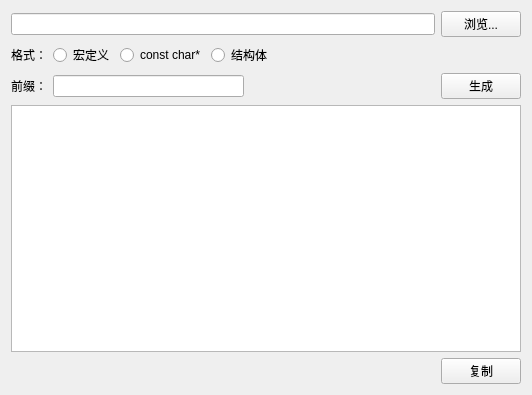
<?xml version="1.0" encoding="UTF-8"?>
<ui version="4.0">
 <class>Widget</class>
 <widget class="QWidget" name="Widget">
  <property name="geometry">
   <rect>
    <x>0</x>
    <y>0</y>
    <width>532</width>
    <height>395</height>
   </rect>
  </property>
  <property name="windowTitle">
   <string>Widget</string>
  </property>
  <layout class="QVBoxLayout" name="verticalLayout">
   <item>
    <layout class="QHBoxLayout" name="horizontalLayout">
     <item>
      <widget class="QLineEdit" name="pathEdit"/>
     </item>
     <item>
      <widget class="QPushButton" name="browseBtn">
       <property name="text">
        <string>浏览...</string>
       </property>
      </widget>
     </item>
    </layout>
   </item>
   <item>
    <layout class="QHBoxLayout" name="horizontalLayout_3">
     <item>
      <widget class="QLabel" name="label_2">
       <property name="text">
        <string>格式：</string>
       </property>
      </widget>
     </item>
     <item>
      <widget class="QRadioButton" name="defineRadioBtn">
       <property name="text">
        <string>宏定义</string>
       </property>
      </widget>
     </item>
     <item>
      <widget class="QRadioButton" name="qstringRadioBtn">
       <property name="text">
        <string>const char*</string>
       </property>
      </widget>
     </item>
     <item>
      <widget class="QRadioButton" name="structRadioBtn">
       <property name="text">
        <string>结构体</string>
       </property>
      </widget>
     </item>
     <item>
      <spacer name="horizontalSpacer_2">
       <property name="orientation">
        <enum>Qt::Horizontal</enum>
       </property>
       <property name="sizeHint" stdset="0">
        <size>
         <width>40</width>
         <height>20</height>
        </size>
       </property>
      </spacer>
     </item>
    </layout>
   </item>
   <item>
    <layout class="QHBoxLayout" name="horizontalLayout_2">
     <item>
      <widget class="QLabel" name="label">
       <property name="text">
        <string>前缀：</string>
       </property>
      </widget>
     </item>
     <item>
      <widget class="QLineEdit" name="prefixEdit"/>
     </item>
     <item>
      <spacer name="horizontalSpacer">
       <property name="orientation">
        <enum>Qt::Horizontal</enum>
       </property>
       <property name="sizeHint" stdset="0">
        <size>
         <width>40</width>
         <height>20</height>
        </size>
       </property>
      </spacer>
     </item>
     <item>
      <widget class="QPushButton" name="generateBtn">
       <property name="text">
        <string>生成</string>
       </property>
      </widget>
     </item>
    </layout>
   </item>
   <item>
    <widget class="QPlainTextEdit" name="plainTextEdit"/>
   </item>
   <item>
    <layout class="QHBoxLayout" name="horizontalLayout_4">
     <item>
      <spacer name="horizontalSpacer_3">
       <property name="orientation">
        <enum>Qt::Horizontal</enum>
       </property>
       <property name="sizeHint" stdset="0">
        <size>
         <width>40</width>
         <height>20</height>
        </size>
       </property>
      </spacer>
     </item>
     <item>
      <widget class="QPushButton" name="copyBtn">
       <property name="text">
        <string>复制</string>
       </property>
      </widget>
     </item>
    </layout>
   </item>
  </layout>
 </widget>
 <resources/>
 <connections/>
</ui>
